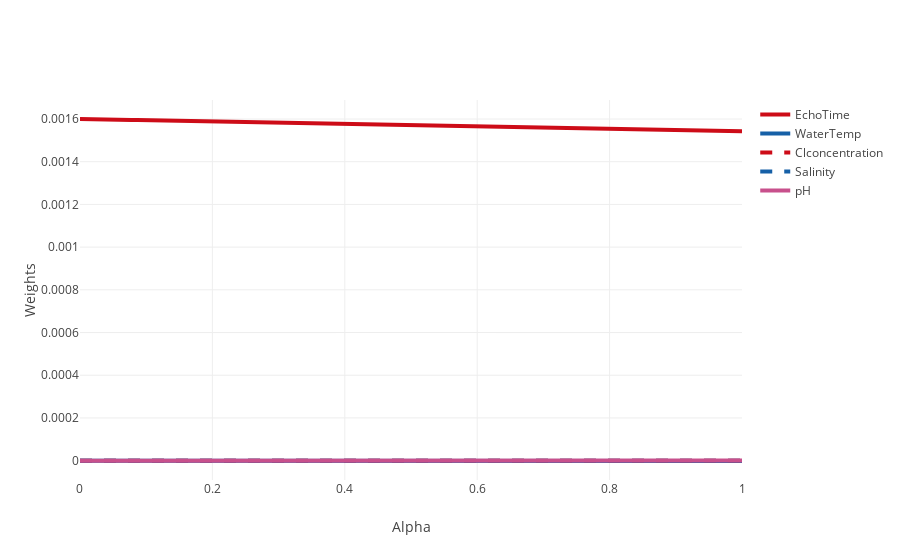

Notebook cell for this chart:
### Code cell
trace0 = Scatter(
    x = alphas,
    y = Ridge_df['EchoTime'],
    name = 'EchoTime',
    line = dict(
        color = ('rgb(205, 12, 24)'),
        width = 4)
    )
trace1 = Scatter(
    x = alphas,
    y = Ridge_df['WaterTemp'],
    name = 'WaterTemp',
    line = dict(
        color = ('rgb(22, 96, 167)'),
        width = 4)
)
trace2 = Scatter(
    x = alphas,
    y = Ridge_df['Clconcentration'],
    name = 'Clconcentration',
    line = dict(
        color = ('rgb(205, 12, 24)'),
        width = 4,
        dash = 'dash') # dash options include 'dash', 'dot', and 'dashdot'
)
trace3 = Scatter(
    x = alphas,
    y = Ridge_df['Salinity'],
    name = 'Salinity',
    line = dict(
        color = ('rgb(22, 96, 167)'),
        width = 4,
        dash = 'dash')
)
trace4 = Scatter(
    x = alphas,
    y = Ridge_df['pH'],
    name = 'pH',
    line = dict(
        color = ('rgb(200, 80, 140)'),
        width = 4,)
)

data = [trace0, trace1, trace2, trace3, trace4]

layout = dict(xaxis = dict(title = 'Alpha'),
              yaxis = dict(title = 'Weights'),
              )

fig = dict(data = data, layout = layout)
plot.iplot(fig, filename='RidgeRegression.html')
